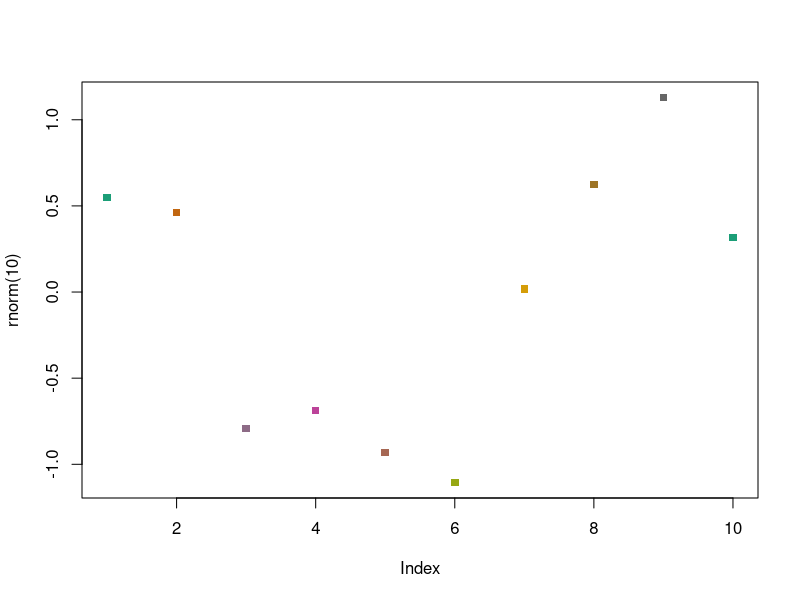

The R source for this figure: (Note: this script raises an error after producing the figure.)
#Random functions
library()

#define a set of colors
colors <- RColorBrewer::brewer.pal(n = 9, name = "Dark2")

#make a color range using colorRampPalette()
#the object now becomes a function which to call a number on
color_range <- colorRampPalette(colors)

plot(rnorm(10),col = color_range(9), pch = 15)

ChickWeight %>%
ggplot(aes(x = Time, y = weight, color = Diet))+
  geom_point(color = 'black')+
  stat_smooth(method = "lm", se = F)+
  stat_quantile(quantiles = 0.5, linetype = 2)
